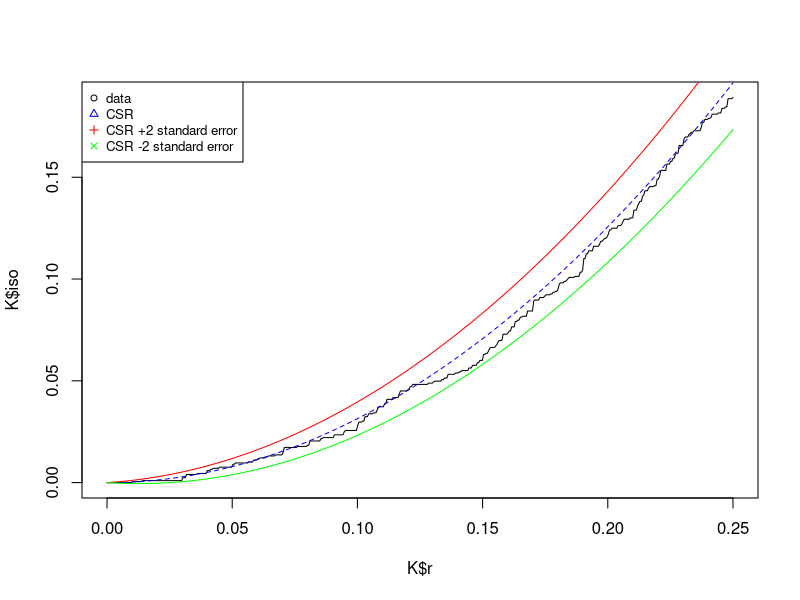
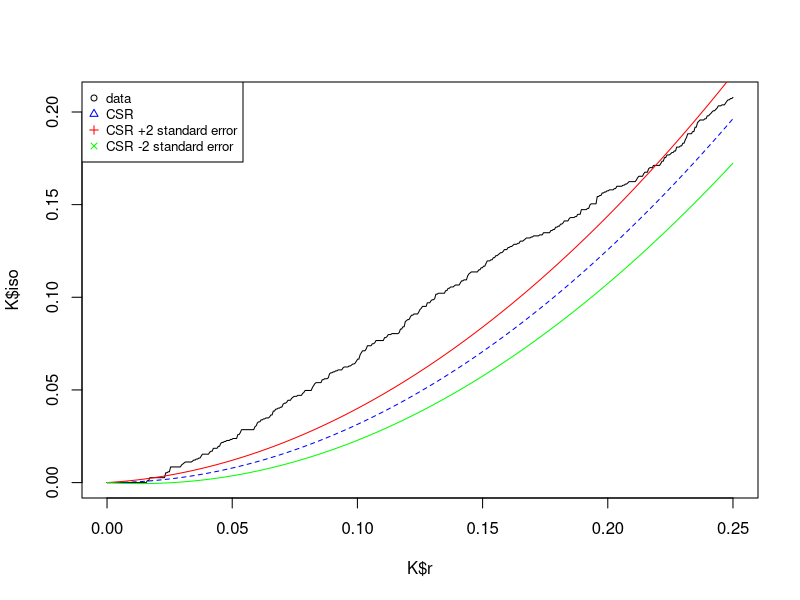
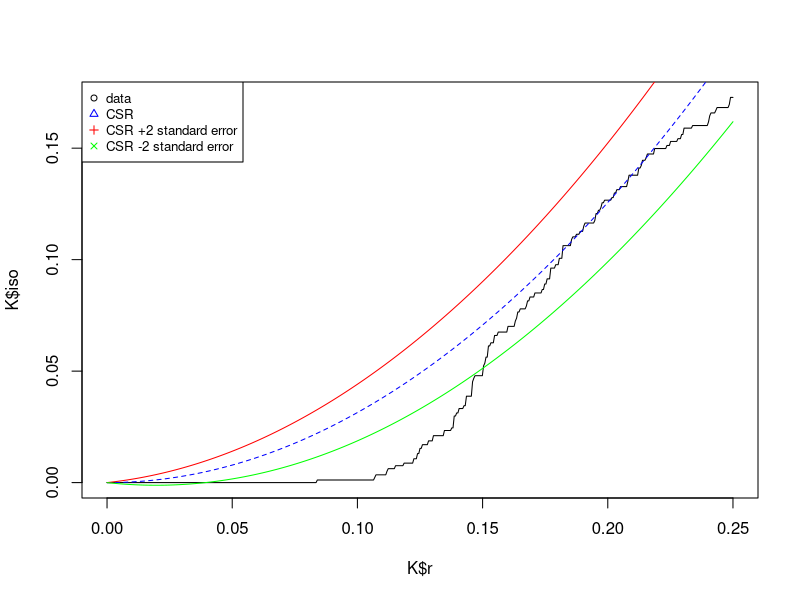
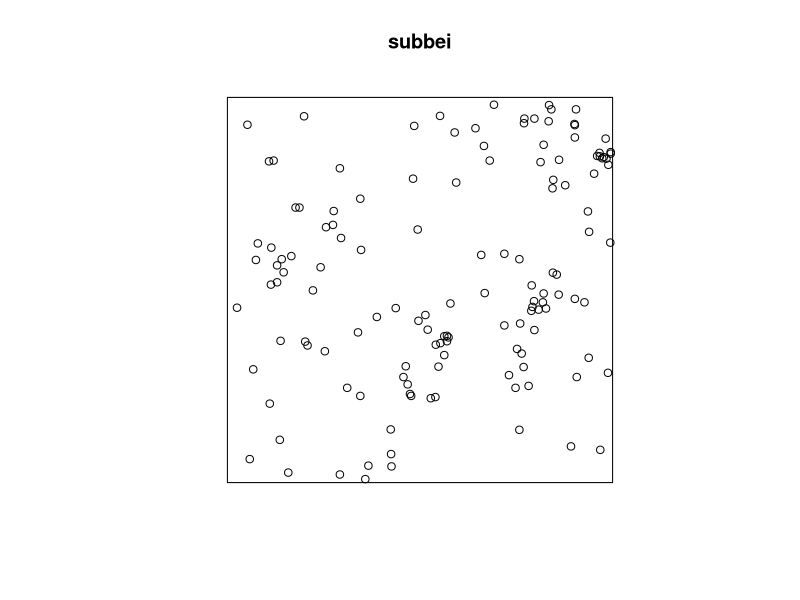
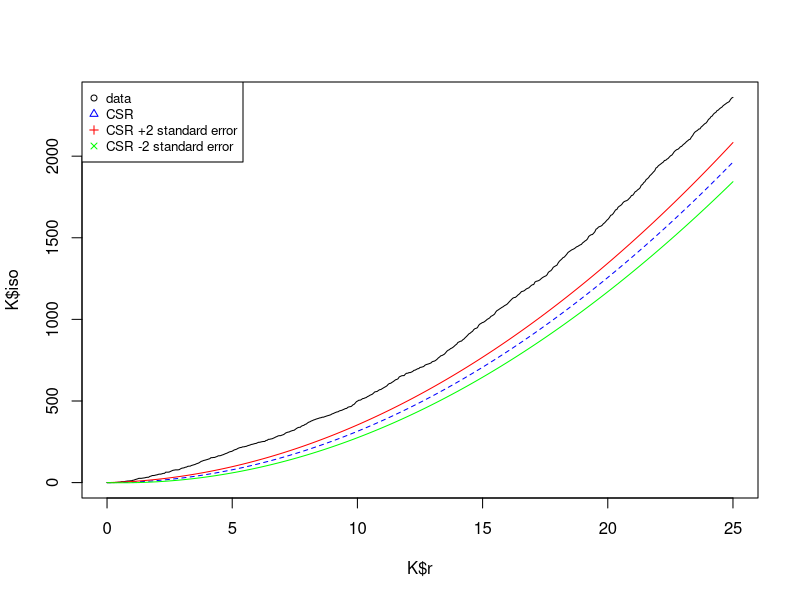
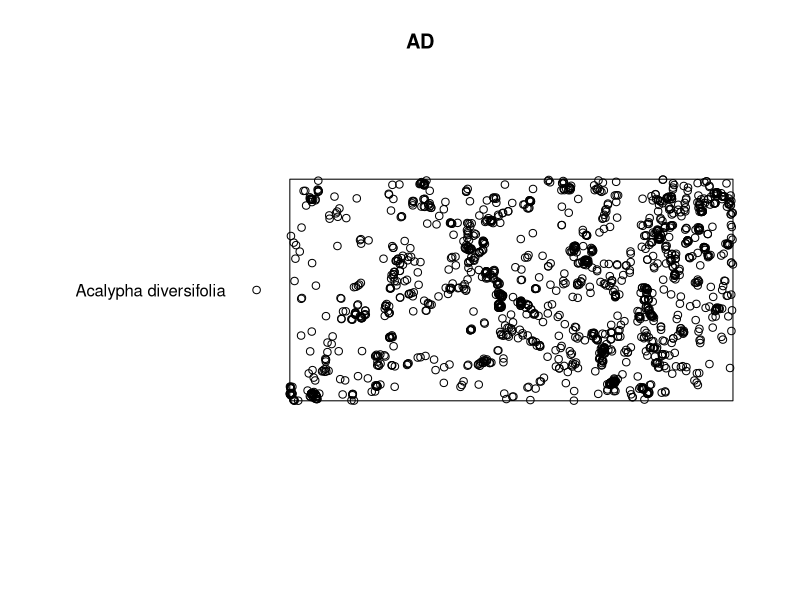
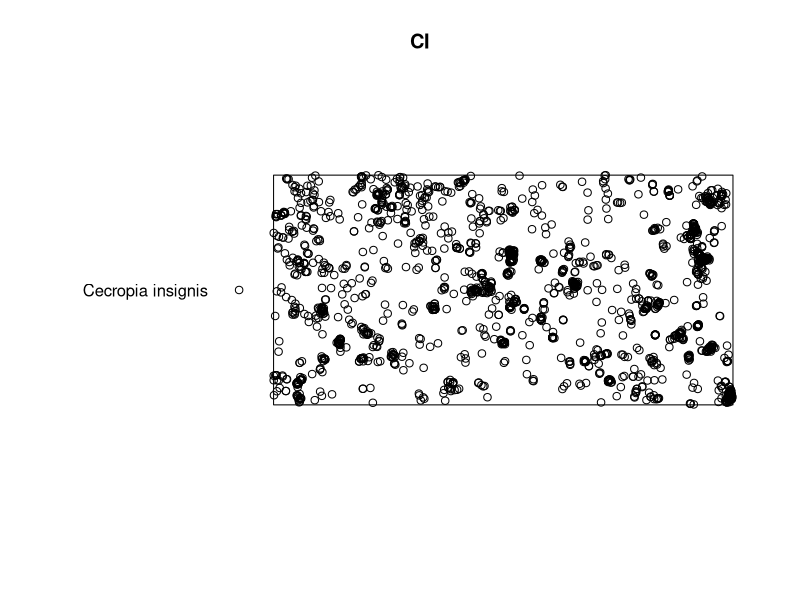
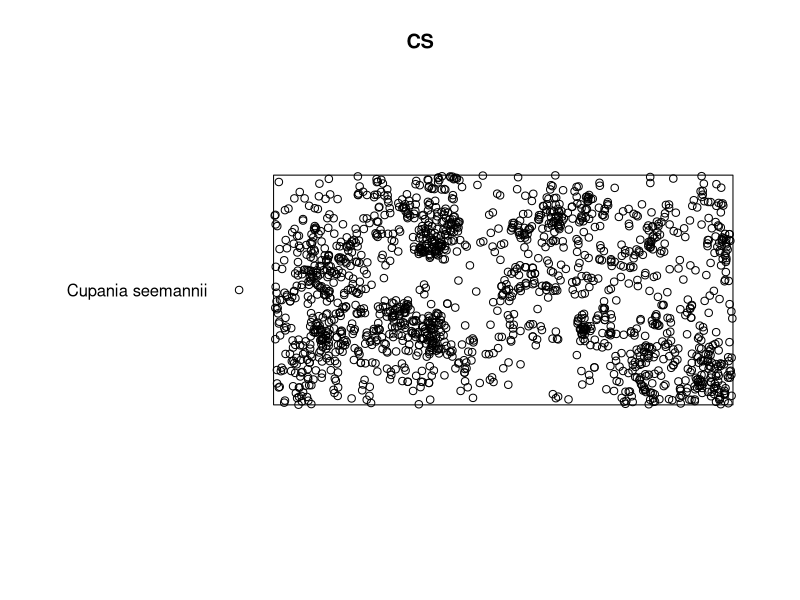

Write the R code that produced these figures, in order.
## ---- chunk 1
library(spatstat)
## ---- chunk 2
library(spatstat)
Kfunc <- function(data){
  K <- Kest(data, var.approx = TRUE)
  plot(K$r,K$iso, type='l')
  lines(K$r,K$theo, type='l', col='blue', lty=2)
  lines(K$r,K$theo+2*sqrt(K$ls), col='red')
  lines(K$r,K$theo-2*sqrt(K$ls), col='green')
  legend(x='topleft',c("data","CSR","CSR +2 standard error", "CSR -2 standard error"),cex=.8,
         col=c("black","blue", "red", "green"),pch=c(1,2,3,4))
}
## ---- chunk 3
Kfunc(japanesepines)
## ---- chunk 4
Kfunc(redwood3)
## ---- chunk 5
Kfunc(cells)
## ---- chunk 6
subbei <- subset.ppp(bei, x<=100 & y>=400)
subbei <- ppp(subbei$x, subbei$y, window=owin(xrange=c(0,100),yrange=c(400,500)))
plot(subbei)
## ---- chunk 7
Kfunc(subbei)
## ---- chunk 8
library(data.table)
df <- fread("../../BCI_3specs.csv")
W <- owin(c(0,1000),c(0,500))

ad <- function(X) {marks(X) == "Acalypha diversifolia"}
ci <- function(X) {marks(X) == "Cecropia insignis"}
cs <- function(X) {marks(X) == "Cupania seemannii"}
bci <- ppp(df$x, df$y, window=W, marks=df$Latin)

K1 <- Kmulti(bci, ad, ci, correction="isotropic")
K2 <- Kmulti(bci, ci, cs, correction="isotropic")
K3 <- Kmulti(bci, ad, cs, correction="isotropic")

AD <- subset.ppp(bci, marks(bci) == "Acalypha diversifolia")
CI <- subset.ppp(bci, marks(bci) == "Cecropia insignis")
CS <- subset.ppp(bci, marks(bci) == "Cupania seemannii")

b <- function(t, A, P){pi*t^2 / A *(1 - pi*t^2 / A) + A^(-2)*(1.0716*P*t^2 + 2.2375*t^4)}
a_1 <- function(t, A, P){A^(-2)*(0.21*P*t^3 + 1.3*t^4)}
a_2 <- function(t, A, P){A^(-3)*(0.24*P*t^5 + 2.62*t^6)}

var <- function(t, data1, data2){
  n1 <- data1$n
  n2 <- data2$n
  A <- area(window(data1))
  P <- perimeter(window(data1))
  c <- n2/(n1+n2)
  A^2/(n1*n2)*(b(t, A, P) - 2*c*(1-c)*a_1(t, A, P) + ((n1-1)*c^2 + (n2-1)*(1-c)^2)*a_2(t, A, P))
}

plt <- function(K, d1, d2){
  plot(K$r,K$iso, type='l', col='cyan')
  lines(K$r,K$theo, type='l', col='blue', lty=2)
  lines(K$r,K$theo+2*sqrt(var(K$r, d1, d2)), col='red')
  lines(K$r,K$theo-2*sqrt(var(K$r, d1, d2)), col='green')
  legend(x='topleft',c("data","CSR","CSR +2 standard error", "CSR -2 standard error"),cex=.8,
         col=c("cyan","blue", "red", "green"),pch=c(1,2,3,4))
}
## ---- chunk 9
plot(AD)
plot(CI)
plot(CS)
## ---- chunk 10
plt(K1, AD, CI)
## ---- chunk 11
plt(K2, CI, CS)
## ---- chunk 12
plt(K3, AD, CS)
